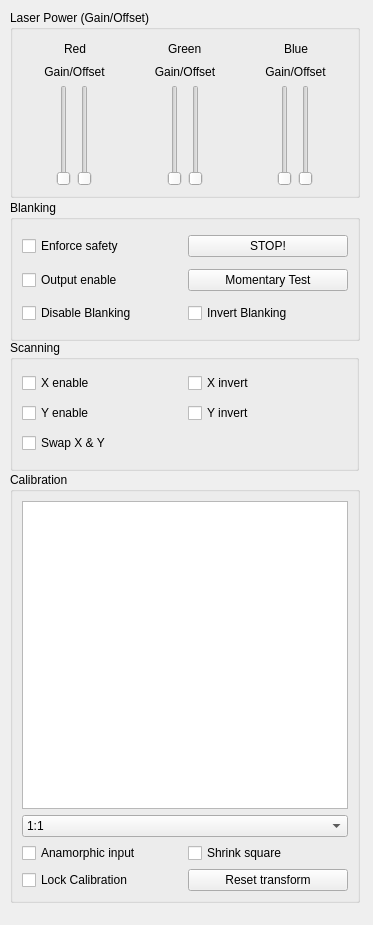
<?xml version="1.0" encoding="UTF-8"?>
<ui version="4.0">
 <class>outputPanel</class>
 <widget class="QWidget" name="outputPanel">
  <property name="geometry">
   <rect>
    <x>0</x>
    <y>0</y>
    <width>373</width>
    <height>925</height>
   </rect>
  </property>
  <property name="sizePolicy">
   <sizepolicy hsizetype="MinimumExpanding" vsizetype="MinimumExpanding">
    <horstretch>0</horstretch>
    <verstretch>0</verstretch>
   </sizepolicy>
  </property>
  <property name="minimumSize">
   <size>
    <width>350</width>
    <height>0</height>
   </size>
  </property>
  <property name="maximumSize">
   <size>
    <width>1024</width>
    <height>16777215</height>
   </size>
  </property>
  <property name="windowTitle">
   <string>Form</string>
  </property>
  <widget class="QGroupBox" name="calibrationBox">
   <property name="geometry">
    <rect>
     <x>10</x>
     <y>472</y>
     <width>350</width>
     <height>431</height>
    </rect>
   </property>
   <property name="sizePolicy">
    <sizepolicy hsizetype="Preferred" vsizetype="Preferred">
     <horstretch>0</horstretch>
     <verstretch>0</verstretch>
    </sizepolicy>
   </property>
   <property name="minimumSize">
    <size>
     <width>350</width>
     <height>0</height>
    </size>
   </property>
   <property name="maximumSize">
    <size>
     <width>350</width>
     <height>16777215</height>
    </size>
   </property>
   <property name="title">
    <string>Calibration</string>
   </property>
   <layout class="QVBoxLayout" name="verticalLayout_5">
    <item>
     <layout class="QHBoxLayout" name="horizontalLayout_17">
      <item>
       <widget class="QGraphicsView" name="calibrationView"/>
      </item>
     </layout>
    </item>
    <item>
     <widget class="QComboBox" name="aspectRatio">
      <property name="sizePolicy">
       <sizepolicy hsizetype="Preferred" vsizetype="Fixed">
        <horstretch>0</horstretch>
        <verstretch>0</verstretch>
       </sizepolicy>
      </property>
      <item>
       <property name="text">
        <string>1:1</string>
       </property>
      </item>
      <item>
       <property name="text">
        <string>4:3</string>
       </property>
      </item>
      <item>
       <property name="text">
        <string>16:9</string>
       </property>
      </item>
     </widget>
    </item>
    <item>
     <layout class="QHBoxLayout" name="horizontalLayout_5">
      <item>
       <widget class="QCheckBox" name="aspectScale">
        <property name="sizePolicy">
         <sizepolicy hsizetype="Preferred" vsizetype="Fixed">
          <horstretch>0</horstretch>
          <verstretch>0</verstretch>
         </sizepolicy>
        </property>
        <property name="text">
         <string>Anamorphic input</string>
        </property>
       </widget>
      </item>
      <item>
       <widget class="QCheckBox" name="fitSquare">
        <property name="sizePolicy">
         <sizepolicy hsizetype="Preferred" vsizetype="Fixed">
          <horstretch>0</horstretch>
          <verstretch>0</verstretch>
         </sizepolicy>
        </property>
        <property name="text">
         <string>Shrink square</string>
        </property>
       </widget>
      </item>
     </layout>
    </item>
    <item>
     <layout class="QHBoxLayout" name="horizontalLayout_11">
      <item>
       <widget class="QCheckBox" name="lockCalibration">
        <property name="sizePolicy">
         <sizepolicy hsizetype="Preferred" vsizetype="Fixed">
          <horstretch>0</horstretch>
          <verstretch>0</verstretch>
         </sizepolicy>
        </property>
        <property name="text">
         <string>Lock Calibration</string>
        </property>
       </widget>
      </item>
      <item>
       <widget class="QPushButton" name="resetTransform">
        <property name="sizePolicy">
         <sizepolicy hsizetype="Preferred" vsizetype="Fixed">
          <horstretch>0</horstretch>
          <verstretch>0</verstretch>
         </sizepolicy>
        </property>
        <property name="text">
         <string>Reset transform</string>
        </property>
       </widget>
      </item>
     </layout>
    </item>
   </layout>
  </widget>
  <widget class="QGroupBox" name="scanningBox">
   <property name="geometry">
    <rect>
     <x>10</x>
     <y>340</y>
     <width>349</width>
     <height>131</height>
    </rect>
   </property>
   <property name="sizePolicy">
    <sizepolicy hsizetype="Preferred" vsizetype="Preferred">
     <horstretch>0</horstretch>
     <verstretch>0</verstretch>
    </sizepolicy>
   </property>
   <property name="maximumSize">
    <size>
     <width>350</width>
     <height>16777215</height>
    </size>
   </property>
   <property name="title">
    <string>Scanning</string>
   </property>
   <layout class="QVBoxLayout" name="verticalLayout_7">
    <item>
     <layout class="QHBoxLayout" name="horizontalLayout_7">
      <item>
       <widget class="QCheckBox" name="xEnable">
        <property name="sizePolicy">
         <sizepolicy hsizetype="Preferred" vsizetype="Fixed">
          <horstretch>0</horstretch>
          <verstretch>0</verstretch>
         </sizepolicy>
        </property>
        <property name="text">
         <string>X enable</string>
        </property>
       </widget>
      </item>
      <item>
       <widget class="QCheckBox" name="xInvert">
        <property name="sizePolicy">
         <sizepolicy hsizetype="Preferred" vsizetype="Fixed">
          <horstretch>0</horstretch>
          <verstretch>0</verstretch>
         </sizepolicy>
        </property>
        <property name="text">
         <string>X invert</string>
        </property>
       </widget>
      </item>
     </layout>
    </item>
    <item>
     <layout class="QHBoxLayout" name="horizontalLayout_8">
      <item>
       <widget class="QCheckBox" name="yEnable">
        <property name="sizePolicy">
         <sizepolicy hsizetype="Preferred" vsizetype="Fixed">
          <horstretch>0</horstretch>
          <verstretch>0</verstretch>
         </sizepolicy>
        </property>
        <property name="text">
         <string>Y enable</string>
        </property>
       </widget>
      </item>
      <item>
       <widget class="QCheckBox" name="yInvert">
        <property name="sizePolicy">
         <sizepolicy hsizetype="Preferred" vsizetype="Fixed">
          <horstretch>0</horstretch>
          <verstretch>0</verstretch>
         </sizepolicy>
        </property>
        <property name="text">
         <string>Y invert</string>
        </property>
       </widget>
      </item>
     </layout>
    </item>
    <item>
     <layout class="QHBoxLayout" name="horizontalLayout_2">
      <item>
       <widget class="QCheckBox" name="xySwap">
        <property name="sizePolicy">
         <sizepolicy hsizetype="Preferred" vsizetype="Fixed">
          <horstretch>0</horstretch>
          <verstretch>0</verstretch>
         </sizepolicy>
        </property>
        <property name="text">
         <string>Swap X &amp;&amp; Y</string>
        </property>
       </widget>
      </item>
     </layout>
    </item>
   </layout>
  </widget>
  <widget class="QGroupBox" name="blankingBox">
   <property name="geometry">
    <rect>
     <x>10</x>
     <y>200</y>
     <width>350</width>
     <height>141</height>
    </rect>
   </property>
   <property name="sizePolicy">
    <sizepolicy hsizetype="Preferred" vsizetype="Preferred">
     <horstretch>0</horstretch>
     <verstretch>0</verstretch>
    </sizepolicy>
   </property>
   <property name="maximumSize">
    <size>
     <width>350</width>
     <height>16777215</height>
    </size>
   </property>
   <property name="title">
    <string>Blanking</string>
   </property>
   <layout class="QVBoxLayout" name="verticalLayout_6">
    <item>
     <layout class="QHBoxLayout" name="horizontalLayout_16">
      <item>
       <widget class="QCheckBox" name="enforceSafety">
        <property name="sizePolicy">
         <sizepolicy hsizetype="Preferred" vsizetype="Fixed">
          <horstretch>0</horstretch>
          <verstretch>0</verstretch>
         </sizepolicy>
        </property>
        <property name="text">
         <string>Enforce safety</string>
        </property>
       </widget>
      </item>
      <item>
       <widget class="QPushButton" name="stopButton">
        <property name="sizePolicy">
         <sizepolicy hsizetype="Preferred" vsizetype="Fixed">
          <horstretch>0</horstretch>
          <verstretch>0</verstretch>
         </sizepolicy>
        </property>
        <property name="text">
         <string>STOP!</string>
        </property>
       </widget>
      </item>
     </layout>
    </item>
    <item>
     <layout class="QHBoxLayout" name="horizontalLayout_14">
      <item>
       <widget class="QCheckBox" name="outputEnable">
        <property name="sizePolicy">
         <sizepolicy hsizetype="Preferred" vsizetype="Fixed">
          <horstretch>0</horstretch>
          <verstretch>0</verstretch>
         </sizepolicy>
        </property>
        <property name="text">
         <string>Output enable</string>
        </property>
       </widget>
      </item>
      <item>
       <widget class="QPushButton" name="momentaryTestButton">
        <property name="sizePolicy">
         <sizepolicy hsizetype="Preferred" vsizetype="Fixed">
          <horstretch>0</horstretch>
          <verstretch>0</verstretch>
         </sizepolicy>
        </property>
        <property name="text">
         <string>Momentary Test</string>
        </property>
       </widget>
      </item>
     </layout>
    </item>
    <item>
     <layout class="QHBoxLayout" name="horizontalLayout_15">
      <item>
       <widget class="QCheckBox" name="blankingDisable">
        <property name="sizePolicy">
         <sizepolicy hsizetype="Preferred" vsizetype="Fixed">
          <horstretch>0</horstretch>
          <verstretch>0</verstretch>
         </sizepolicy>
        </property>
        <property name="text">
         <string>Disable Blanking</string>
        </property>
       </widget>
      </item>
      <item>
       <widget class="QCheckBox" name="blankingInvert">
        <property name="sizePolicy">
         <sizepolicy hsizetype="Preferred" vsizetype="Fixed">
          <horstretch>0</horstretch>
          <verstretch>0</verstretch>
         </sizepolicy>
        </property>
        <property name="text">
         <string>Invert Blanking</string>
        </property>
       </widget>
      </item>
     </layout>
    </item>
   </layout>
  </widget>
  <widget class="QGroupBox" name="intensityBox">
   <property name="geometry">
    <rect>
     <x>10</x>
     <y>10</y>
     <width>350</width>
     <height>188</height>
    </rect>
   </property>
   <property name="sizePolicy">
    <sizepolicy hsizetype="Preferred" vsizetype="Fixed">
     <horstretch>0</horstretch>
     <verstretch>0</verstretch>
    </sizepolicy>
   </property>
   <property name="minimumSize">
    <size>
     <width>350</width>
     <height>0</height>
    </size>
   </property>
   <property name="maximumSize">
    <size>
     <width>350</width>
     <height>16777215</height>
    </size>
   </property>
   <property name="title">
    <string>Laser Power (Gain/Offset)</string>
   </property>
   <layout class="QHBoxLayout" name="horizontalLayout_13">
    <item>
     <layout class="QVBoxLayout" name="verticalLayout">
      <item>
       <layout class="QHBoxLayout" name="horizontalLayout">
        <item>
         <spacer name="horizontalSpacer_5">
          <property name="orientation">
           <enum>Qt::Horizontal</enum>
          </property>
          <property name="sizeHint" stdset="0">
           <size>
            <width>40</width>
            <height>20</height>
           </size>
          </property>
         </spacer>
        </item>
        <item>
         <widget class="QLabel" name="label">
          <property name="text">
           <string>Red</string>
          </property>
         </widget>
        </item>
        <item>
         <spacer name="horizontalSpacer_6">
          <property name="orientation">
           <enum>Qt::Horizontal</enum>
          </property>
          <property name="sizeHint" stdset="0">
           <size>
            <width>40</width>
            <height>20</height>
           </size>
          </property>
         </spacer>
        </item>
       </layout>
      </item>
      <item>
       <widget class="QLabel" name="redAdjustmentLabel">
        <property name="font">
         <font>
          <pointsize>9</pointsize>
         </font>
        </property>
        <property name="text">
         <string>Gain/Offset</string>
        </property>
        <property name="alignment">
         <set>Qt::AlignCenter</set>
        </property>
       </widget>
      </item>
      <item>
       <layout class="QHBoxLayout" name="horizontalLayout_3">
        <item>
         <spacer name="horizontalSpacer">
          <property name="sizePolicy">
           <sizepolicy hsizetype="Minimum" vsizetype="Minimum">
            <horstretch>0</horstretch>
            <verstretch>0</verstretch>
           </sizepolicy>
          </property>
          <property name="orientation">
           <enum>Qt::Horizontal</enum>
          </property>
          <property name="sizeHint" stdset="0">
           <size>
            <width>40</width>
            <height>20</height>
           </size>
          </property>
         </spacer>
        </item>
        <item>
         <widget class="QSlider" name="redIntensitySlider">
          <property name="sizePolicy">
           <sizepolicy hsizetype="Preferred" vsizetype="Expanding">
            <horstretch>0</horstretch>
            <verstretch>0</verstretch>
           </sizepolicy>
          </property>
          <property name="minimum">
           <number>0</number>
          </property>
          <property name="maximum">
           <number>100</number>
          </property>
          <property name="orientation">
           <enum>Qt::Vertical</enum>
          </property>
         </widget>
        </item>
        <item>
         <widget class="QSlider" name="redOffsetSlider">
          <property name="sizePolicy">
           <sizepolicy hsizetype="Preferred" vsizetype="Expanding">
            <horstretch>0</horstretch>
            <verstretch>0</verstretch>
           </sizepolicy>
          </property>
          <property name="maximum">
           <number>100</number>
          </property>
          <property name="orientation">
           <enum>Qt::Vertical</enum>
          </property>
         </widget>
        </item>
        <item>
         <spacer name="horizontalSpacer_2">
          <property name="sizePolicy">
           <sizepolicy hsizetype="Minimum" vsizetype="Minimum">
            <horstretch>0</horstretch>
            <verstretch>0</verstretch>
           </sizepolicy>
          </property>
          <property name="orientation">
           <enum>Qt::Horizontal</enum>
          </property>
          <property name="sizeHint" stdset="0">
           <size>
            <width>40</width>
            <height>20</height>
           </size>
          </property>
         </spacer>
        </item>
       </layout>
      </item>
     </layout>
    </item>
    <item>
     <layout class="QVBoxLayout" name="verticalLayout_2">
      <item>
       <layout class="QHBoxLayout" name="horizontalLayout_4">
        <item>
         <spacer name="horizontalSpacer_7">
          <property name="orientation">
           <enum>Qt::Horizontal</enum>
          </property>
          <property name="sizeHint" stdset="0">
           <size>
            <width>40</width>
            <height>20</height>
           </size>
          </property>
         </spacer>
        </item>
        <item>
         <widget class="QLabel" name="label_2">
          <property name="text">
           <string>Green</string>
          </property>
         </widget>
        </item>
        <item>
         <spacer name="horizontalSpacer_8">
          <property name="orientation">
           <enum>Qt::Horizontal</enum>
          </property>
          <property name="sizeHint" stdset="0">
           <size>
            <width>40</width>
            <height>20</height>
           </size>
          </property>
         </spacer>
        </item>
       </layout>
      </item>
      <item>
       <widget class="QLabel" name="greenAdjustmentLabel">
        <property name="font">
         <font>
          <pointsize>9</pointsize>
         </font>
        </property>
        <property name="text">
         <string>Gain/Offset</string>
        </property>
        <property name="alignment">
         <set>Qt::AlignCenter</set>
        </property>
       </widget>
      </item>
      <item>
       <layout class="QHBoxLayout" name="horizontalLayout_6">
        <item>
         <spacer name="horizontalSpacer_11">
          <property name="sizePolicy">
           <sizepolicy hsizetype="Minimum" vsizetype="Minimum">
            <horstretch>0</horstretch>
            <verstretch>0</verstretch>
           </sizepolicy>
          </property>
          <property name="orientation">
           <enum>Qt::Horizontal</enum>
          </property>
          <property name="sizeHint" stdset="0">
           <size>
            <width>40</width>
            <height>20</height>
           </size>
          </property>
         </spacer>
        </item>
        <item>
         <widget class="QSlider" name="greenIntensitySlider">
          <property name="sizePolicy">
           <sizepolicy hsizetype="Preferred" vsizetype="Expanding">
            <horstretch>0</horstretch>
            <verstretch>0</verstretch>
           </sizepolicy>
          </property>
          <property name="maximum">
           <number>100</number>
          </property>
          <property name="orientation">
           <enum>Qt::Vertical</enum>
          </property>
         </widget>
        </item>
        <item>
         <widget class="QSlider" name="greenOffsetSlider">
          <property name="sizePolicy">
           <sizepolicy hsizetype="Preferred" vsizetype="Expanding">
            <horstretch>0</horstretch>
            <verstretch>0</verstretch>
           </sizepolicy>
          </property>
          <property name="maximum">
           <number>100</number>
          </property>
          <property name="orientation">
           <enum>Qt::Vertical</enum>
          </property>
         </widget>
        </item>
        <item>
         <spacer name="horizontalSpacer_12">
          <property name="sizePolicy">
           <sizepolicy hsizetype="Minimum" vsizetype="Minimum">
            <horstretch>0</horstretch>
            <verstretch>0</verstretch>
           </sizepolicy>
          </property>
          <property name="orientation">
           <enum>Qt::Horizontal</enum>
          </property>
          <property name="sizeHint" stdset="0">
           <size>
            <width>40</width>
            <height>20</height>
           </size>
          </property>
         </spacer>
        </item>
       </layout>
      </item>
     </layout>
    </item>
    <item>
     <layout class="QVBoxLayout" name="verticalLayout_3"/>
    </item>
    <item>
     <layout class="QVBoxLayout" name="verticalLayout_4">
      <item>
       <layout class="QHBoxLayout" name="horizontalLayout_10">
        <item>
         <spacer name="horizontalSpacer_19">
          <property name="orientation">
           <enum>Qt::Horizontal</enum>
          </property>
          <property name="sizeHint" stdset="0">
           <size>
            <width>40</width>
            <height>20</height>
           </size>
          </property>
         </spacer>
        </item>
        <item>
         <widget class="QLabel" name="label_4">
          <property name="text">
           <string>Blue</string>
          </property>
         </widget>
        </item>
        <item>
         <spacer name="horizontalSpacer_20">
          <property name="orientation">
           <enum>Qt::Horizontal</enum>
          </property>
          <property name="sizeHint" stdset="0">
           <size>
            <width>40</width>
            <height>20</height>
           </size>
          </property>
         </spacer>
        </item>
       </layout>
      </item>
      <item>
       <widget class="QLabel" name="blueAdjustmentLabel">
        <property name="font">
         <font>
          <pointsize>9</pointsize>
         </font>
        </property>
        <property name="text">
         <string>Gain/Offset</string>
        </property>
        <property name="alignment">
         <set>Qt::AlignCenter</set>
        </property>
       </widget>
      </item>
      <item>
       <layout class="QHBoxLayout" name="horizontalLayout_12">
        <item>
         <spacer name="horizontalSpacer_23">
          <property name="sizePolicy">
           <sizepolicy hsizetype="Minimum" vsizetype="Minimum">
            <horstretch>0</horstretch>
            <verstretch>0</verstretch>
           </sizepolicy>
          </property>
          <property name="orientation">
           <enum>Qt::Horizontal</enum>
          </property>
          <property name="sizeHint" stdset="0">
           <size>
            <width>40</width>
            <height>20</height>
           </size>
          </property>
         </spacer>
        </item>
        <item>
         <widget class="QSlider" name="blueIntensitySlider">
          <property name="sizePolicy">
           <sizepolicy hsizetype="Preferred" vsizetype="Expanding">
            <horstretch>0</horstretch>
            <verstretch>0</verstretch>
           </sizepolicy>
          </property>
          <property name="maximum">
           <number>100</number>
          </property>
          <property name="orientation">
           <enum>Qt::Vertical</enum>
          </property>
         </widget>
        </item>
        <item>
         <widget class="QSlider" name="blueOffsetSlider">
          <property name="sizePolicy">
           <sizepolicy hsizetype="Preferred" vsizetype="Expanding">
            <horstretch>0</horstretch>
            <verstretch>0</verstretch>
           </sizepolicy>
          </property>
          <property name="maximum">
           <number>100</number>
          </property>
          <property name="orientation">
           <enum>Qt::Vertical</enum>
          </property>
         </widget>
        </item>
        <item>
         <spacer name="horizontalSpacer_24">
          <property name="sizePolicy">
           <sizepolicy hsizetype="Minimum" vsizetype="Minimum">
            <horstretch>0</horstretch>
            <verstretch>0</verstretch>
           </sizepolicy>
          </property>
          <property name="orientation">
           <enum>Qt::Horizontal</enum>
          </property>
          <property name="sizeHint" stdset="0">
           <size>
            <width>40</width>
            <height>20</height>
           </size>
          </property>
         </spacer>
        </item>
       </layout>
      </item>
     </layout>
    </item>
   </layout>
  </widget>
 </widget>
 <resources/>
 <connections/>
</ui>
